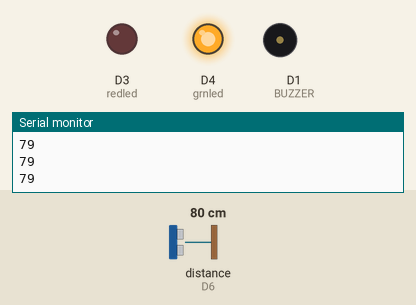
Recording of a sketch running on a simulated ESP8266 (NodeMCU). Shown: output pins drawn as LEDs (lit = HIGH), buzzer (waves = sounding), the last lines printed to the serial monitor. Wiring (inferred from the names in the program): ultrasonic range finder: trigger D5; echo D6. The test bench sets the inputs (shaded band); at power-on: distance to the obstacle (sensor on D6) 80 cm. The echo pulse lasts 58.3 µs per cm; WiFi joins after 1.5 s; servers stay silent unless stated; pins used as bus, display or sensor lines are not drawn.

Above: at 2.7 s.
2.8 s: distance to the obstacle (sensor on D6) set to 27 cm
4.3 s: distance to the obstacle (sensor on D6) set to 22 cm
At 5.5 s:
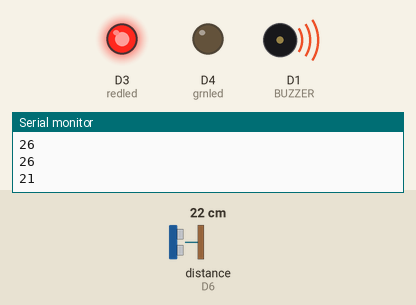
At 11.96 s:
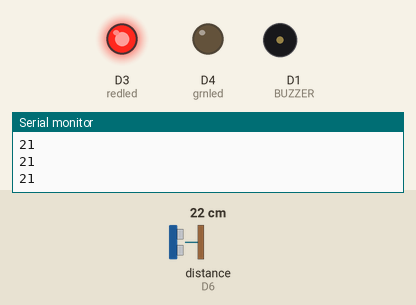
Timing chart, 0 to 13.3 s (numbered marks = the images above; inputs shaded):
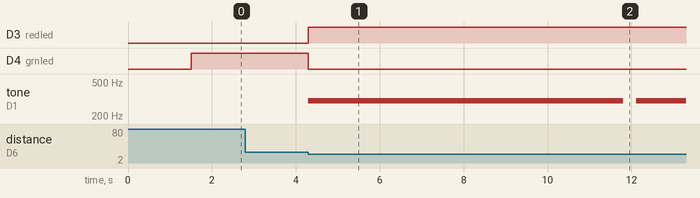

Measured:
- the behaviour switches between 25 and 24 cm on distance to the obstacle (sensor on D6) (found by bisection; images 0 and 1)
- after the input at 4.3 s, D3 (redled): LOW → HIGH at once; D4 (grnled): HIGH → LOW at once; tone on D1 (BUZZER): silent → 300 Hz at once, → silent 7.5 s later, → 300 Hz 0.30 s later

The sketch:

flood-monitoring.ino
```cpp
#include "ThingSpeak.h"
#include <ESP8266WiFi.h>
const int trigPin1 = D5;
const int echoPin1 = D6;
#define redled D3
#define grnled D4
#define BUZZER D1 //buzzer pin
unsigned long ch_no = 1689642;//Replace with Thingspeak Channel number
const char * write_api = "27G1WLND7P44C92O";//Replace with Thingspeak write API
char auth[] = "mwa0000026104285";
char ssid[] = "bleh";
char pass[] = "mjkmjklyn";
unsigned long startMillis;
unsigned long currentMillis;
const unsigned long period = 10000;
WiFiClient  client;
long duration1;
int distance1;
void setup()
{
  pinMode(trigPin1, OUTPUT);
  pinMode(echoPin1, INPUT);
  pinMode(redled, OUTPUT);
  pinMode(grnled, OUTPUT);
  digitalWrite(redled, LOW);
  digitalWrite(grnled, LOW);
  Serial.begin(115200);
  WiFi.begin(ssid, pass);
  while (WiFi.status() != WL_CONNECTED)
  {
    delay(500);
    Serial.print(".");
  }
  Serial.println("WiFi connected");
  Serial.println(WiFi.localIP());
  ThingSpeak.begin(client);
  startMillis = millis();  //initial start time
}
void loop()
{
  digitalWrite(trigPin1, LOW);
  delayMicroseconds(2);
  digitalWrite(trigPin1, HIGH);
  delayMicroseconds(10);
  digitalWrite(trigPin1, LOW);
  duration1 = pulseIn(echoPin1, HIGH);
  distance1 = duration1 * 0.034 / 2;
  Serial.println(distance1);
  if (distance1 <= 23)
  {
    digitalWrite(D3, HIGH);
    tone(BUZZER, 300);
    digitalWrite(D4, LOW);
    delay(1500);
    noTone(BUZZER);
  }
  else
  {
    digitalWrite(D4, HIGH);
    digitalWrite(D3, LOW);
  }
  currentMillis = millis();
  if (currentMillis - startMillis >= period)
  {
    ThingSpeak.setField(1, distance1);
    ThingSpeak.writeFields(ch_no, write_api);
    startMillis = currentMillis;
  }
}
```
